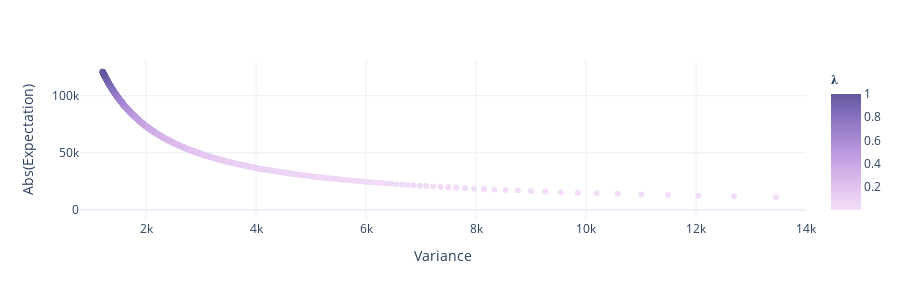

Notebook code cell kept with this figure:
### Markdown cell above
### Percentage of volume - efficient frontier

### Code cell
def calculate_POV_expectation(lbd_values, eta, sigma, x0, T):
    v = np.sqrt((lbd_values * (x0 ** 2) * (sigma ** 2)) / (3 * eta))
    return -1 * eta * x0 * v 

def calculate_POV_variance(lbd_values, eta, sigma, x0, T):
    v = np.sqrt((lbd_values * (x0 ** 2) * (sigma ** 2)) / (3 * eta))
    return (x0 ** 3) * (sigma ** 2) / (3 * v)

lbd_values = np.linspace(1e-4, 1, num=1000)

expectation = calculate_POV_expectation(lbd_values, eta, sigma, x0, T)
variance = calculate_POV_variance(lbd_values, eta, sigma, x0, T)

df = pd.DataFrame({'E': np.abs(expectation) / 100, 'V': np.abs(variance) / 10000, 'lambda': lbd_values})

fig = px.scatter(df, x='V', y='E', color='lambda', template='plotly_white', 
                 labels={"V": "Variance", "E": "Abs(Expectation)", "lambda": "𝛌"}, color_continuous_scale='Purp')
fig.update_layout(width=900, height=300)
fig.update_layout(xaxis=dict(range=[800, 14000]))
fig.show()

### Figure 1 — Plotly figure (JSON) as saved in the notebook; plotly's stock layout.template omitted (floating-point values rounded to 4 significant figures; data arrays with more than 128 entries replaced by an {"elided": "..."} marker saying what was removed)
{"data": [{"hovertemplate": "Variance=%{x}<br>Abs(Expectation)=%{y}<br>𝛌=%{marker.color}<extra></extra>", "legendgroup": "", "marker": {"color": {"elided": "1000 float values"}, "coloraxis": "coloraxis", "symbol": "circle"}, "mode": "markers", "name": "", "orientation": "v", "showlegend": false, "type": "scatter", "x": {"elided": "1000 float values"}, "xaxis": "x", "y": {"elided": "1000 float values"}, "yaxis": "y"}], "layout": {"coloraxis": {"colorbar": {"title": {"text": "𝛌"}}, "colorscale": [[0, "rgb(243, 224, 247)"], [0.1667, "rgb(228, 199, 241)"], [0.3333, "rgb(209, 175, 232)"], [0.5, "rgb(185, 152, 221)"], [0.6667, "rgb(159, 130, 206)"], [0.8333, "rgb(130, 109, 186)"], [1, "rgb(99, 88, 159)"]]}, "height": 300, "legend": {"tracegroupgap": 0}, "margin": {"t": 60}, "width": 900, "xaxis": {"anchor": "y", "domain": [0, 1], "range": [800, 14000], "title": {"text": "Variance"}}, "yaxis": {"anchor": "x", "domain": [0, 1], "title": {"text": "Abs(Expectation)"}}}}
